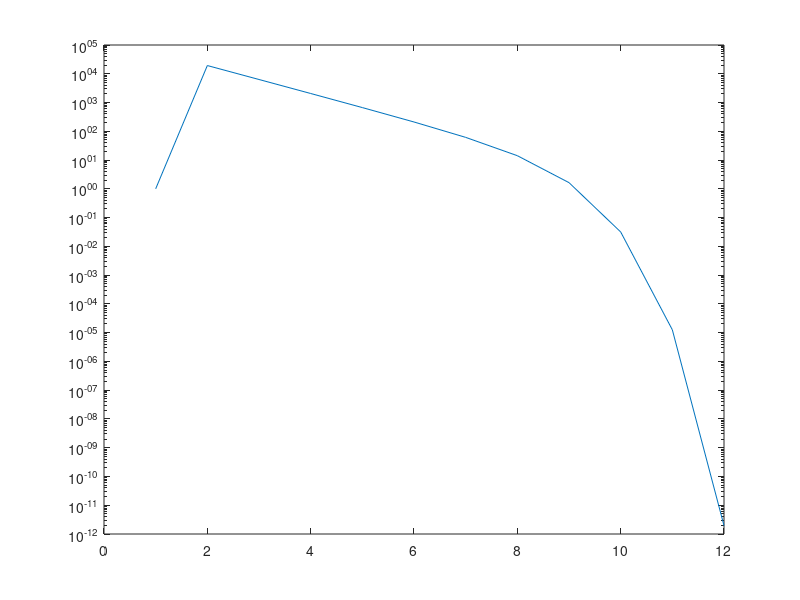

Write MATLAB code to recreate this figure.
clc;
clear;
eps=10^(-11);
f=@(x) x.^5-32;
fp=@(x) 5*x.^4;
fi=@(x) x-f(x)/fp(x);
X=1:0.1:4;
x(1)=1;
k=1;
Error(k)=1;
while Error(k)>eps
k=k+1;
x(k)=fi(x(k-1));
Error(k)=abs(f(x(k)));
end
sprintf('ответ x=%0.4f',x(k-1))
semilogy(1:k, Error)
